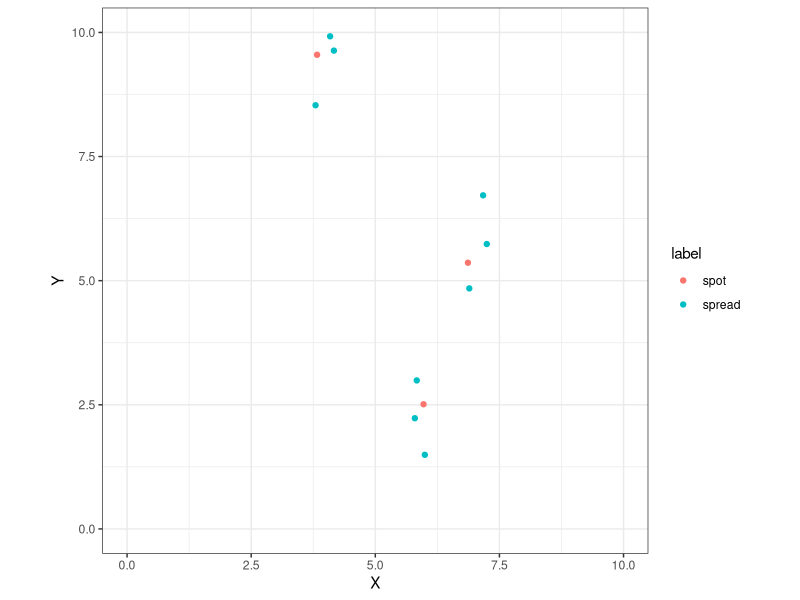

Write the R code that produced this figure.
library(tidyverse)
library(MASS)

sessionInfo()

## The input parameters
n_sim = 3
x_lim = c(0, 10)
y_lim = c(0, 10)
covar_mat = matrix(data = c(0.25, 0, 0, 0.25), nrow = 2, ncol = 2)

## Some helper functions for creating unique identifiers for each observation.
naming_spread = function(df, spot, spread){
  a = rep(x = 1:spot, each = spread) %>% as.character()
  b = rep(x = 1:spread, times = spot) %>% as.character()
  c = paste(a, "-", b, sep = "")
  cbind(df, c)
}

naming_spot = function(df, spot){
  a = 1:spot %>% as.character()
  b = rep(0, times = spot) %>% as.character()
  c = paste(a, "-", b, sep = "")
  cbind(df, c)
}

## The simulation function for contamination spot and its spread
sim_contam = function(n_sim, x_lim, y_lim, covariance, lambda){
  
  ## Generate a matrix that contains contamination coordinates
  x = runif(n = n_sim, min = x_lim[1], max = x_lim[2])
  y = runif(n = n_sim, min = y_lim[1], max = y_lim[2])
  n_affected = rpois(n = 1, lambda = lambda)
  
  spot_coord = matrix(data = c(x, y), ncol = 2) %>% as.data.frame()
  
  # Each column of spread_coord contains 2*n_affected elements, the first n_affected elements are random numbers generated from mat_1[1,1] and the second n_affected elements are random numbers generated from mat_1[1,2]
  spread_coord = apply(X = spot_coord, MARGIN = 1, FUN = mvrnorm, n = n_affected, Sigma = covar_mat)
  
  # Split the spread_coord by columns, rearrange the vector of each list into an nx2 matrix, then combine these matrices by row.
  spread_coord_2 = split(x = spread_coord, f = col(spread_coord))
  spread_coord_3 = lapply(X = spread_coord_2, FUN = function(x){matrix(x, ncol = 2)})
  spread_coord_4 = do.call(what = rbind, args = spread_coord_3) %>% as.data.frame()
  
  # Give a unique identifier to each observation.
  spread_coord_5 = naming_spread(spread_coord_4, n_sim, n_affected)
  spot_coord_2 = naming_spot(spot_coord, n_sim)
  
  # Create a factor column.
  label = c(rep("spot", times = n_sim), rep("spread", times = n_sim * n_affected))
  
  # Combine the contamination spot coordinates and the spread coordinates, and then combine the factor column.
  df_1 = rbind(spot_coord_2, spread_coord_5)
  colnames(df_1) = c("X", "Y", "ID")
  df_2 = cbind(df_1, label)
  rownames(df_2) = NULL
  
  ### Remove points that are outside the perimeter.
  out = which(df_2[ ,1] < x_lim[1] | df_2[ , 1] > x_lim[2] | df_2[,2] < y_lim[1] | df_2[,2] > y_lim[2], arr.ind = TRUE)[1]
  if(is.na(out) == FALSE){
    df_3 = df_2[-out, ]
  } else {
    df_3 = df_2
  }
  
  return(df_3)
}

# Run this if we want reproducibility
#set.seed(123)

contam_xy = sim_contam(n_sim = n_sim, x_lim = x_lim, y_lim = y_lim, covariance = covar_mat, lambda = 5) 

plot_contam = ggplot() +
  geom_point(data = contam_xy, aes(x = X, y = Y, color = label)) +
  coord_fixed(ratio = 1, xlim = x_lim, ylim = y_lim) +
  theme_bw()

